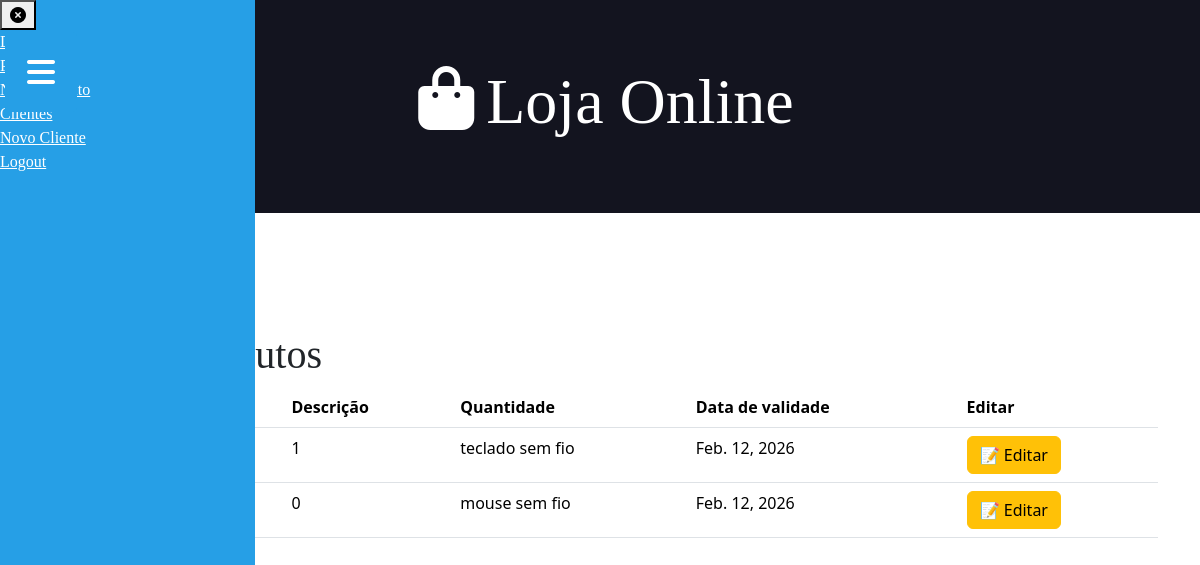
The page /produtos (signed in) on the database as committed earlier.
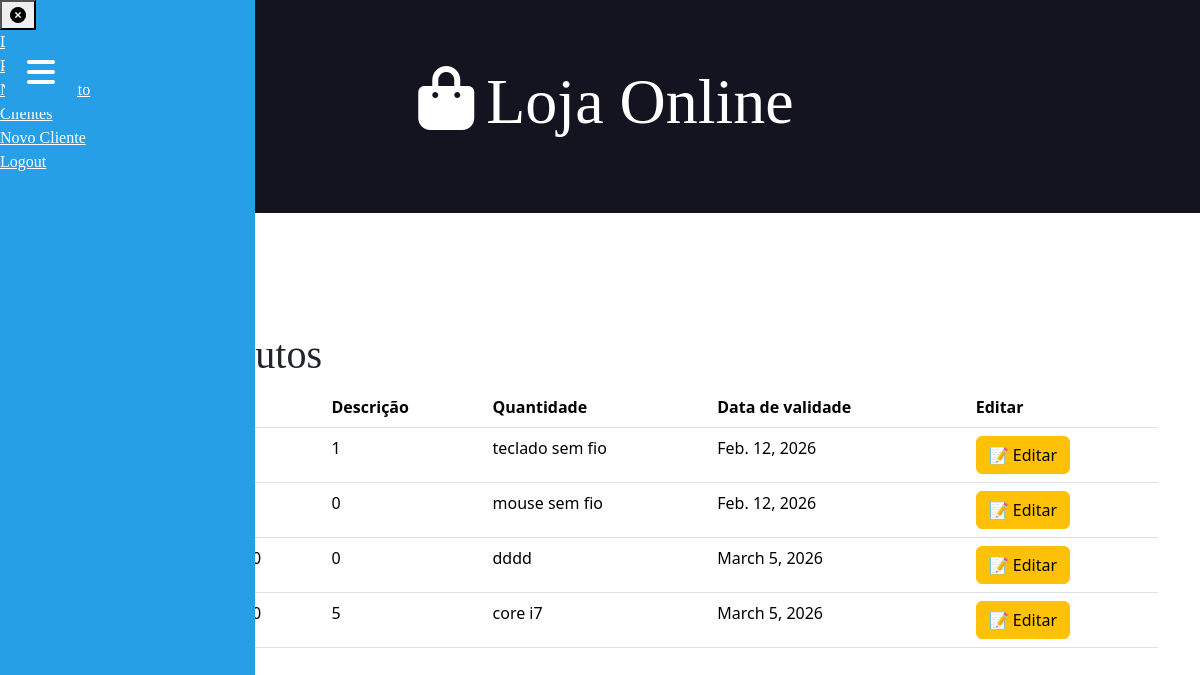
The same page on the database as committed later.
### core/models.py (models this page shows, shortened)
class Produto(models.Model):
    nome = models.CharField(max_length=50)
    preco = models.DecimalField(decimal_places=2, max_digits=8)
    descricao = models.TextField()
    qtde = models.PositiveIntegerField(default=0)
    data_de_validade = models.DateField(auto_now_add=True)
    imagem = models.ImageField(upload_to='produtos/', null=True, blank=True)

### core/views.py (the view)
# urls.py: path('produtos', produtos, name="urlprodutos"),
@login_required(login_url='urlentrar')
def produtos(request):
    produtos = Produto.objects.all()
    context = {'produtos': produtos}
    return render(request, 'produtos.html', context)

### core/templates/produtos.html (shortened to what this page needs)
{% extends 'global/base.html' %}
{% block content %}
    <div class="container">
        <div class="mb-3">
            <a href="{% url 'urlsalvarProdutos' %}" class="btn btn-primary">➕ Novo produto</a>
            <a href="{% url 'urlsair' %}" class="btn btn-danger">
            </a>
        </div>
        <h1>Lista de Produtos</h1>
        <table class="table table-hover">
            <thead>
                <tr>
                    <th>Nome</th>
                    <th>Preço</th>
                    <th>Descrição</th>
                    <th>Quantidade</th>
                    <th>Data de validade</th>
                    <th>Editar</th>
                </tr>
            </thead>
            {% for p in produtos %}
            <tbody>
              <tr>
                <td>{{ p.nome }}</td>
                <td>{{ p.preco }}</td>
                <td>{{ p.qtde }}</td>
                <td>{{ p.descricao }}</td>
                <td>{{ p.data_de_validade }}</td>
                <td>
                    <a href="{% url 'urleditarProdutos' p.id %}" class="btn btn-warning">
                        📝 Editar
                    </a>
                </td>
              </tr>
            </tbody>
            {% endfor %}
          </table>
    </div>
{% endblock %}

Rows that differ between the two databases and show on the page:
added Produto: qtde "0", descricao "dddd", data_de_validade "March 5, 2026"
added Produto: qtde "5", descricao "core i7", data_de_validade "March 5, 2026"
